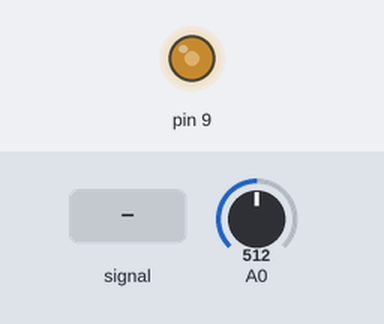
A program run on a simulated Arduino Uno, built with avr-gcc and run on an emulated ATmega328P. On the bench: output pins drawn as LEDs (lit = HIGH). Inputs (shaded band) come from the test bench; at power-on: A0 = 512. What the program prints to the serial monitor is not drawn.

Above: at 1.2 s.
1.3 s: A0 fed a 200 Hz sine of ±81 counts around its level
4.3 s: A0 set to 0
At 5.3 s:
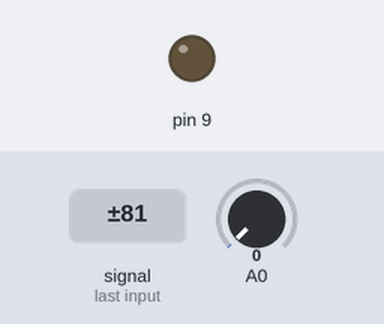
5.8 s: A0 set to 122
At 6.9 s:
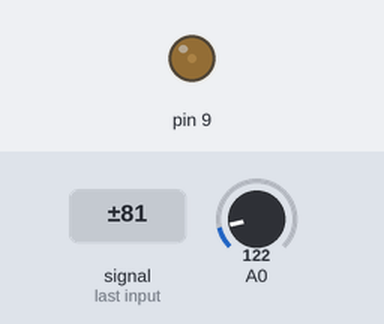
7.3 s: A0 set to 1023
At 8.7 s:
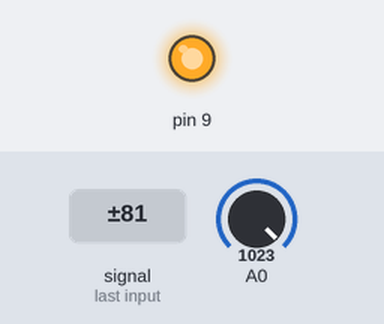
Timing chart, 0 to 9.8 s (numbered marks = the images above; inputs shaded):
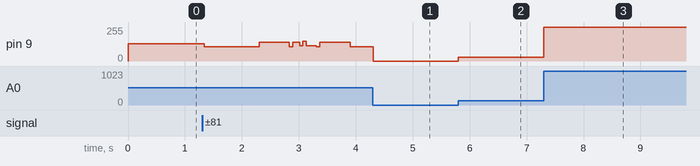

Measured:
- after the input at 4.3 s, pin 9: 108/255 → 0/255 at once
- after the input at 5.8 s, pin 9: 0/255 → 30/255 at once
- after the input at 7.3 s, pin 9: 30/255 → 255/255 at once

The program:

main.cpp
```cpp
#include <Arduino.h>

ISR(ADC_vect) {
    Serial.println("ADC : " + String(ADC));
    OCR1A = ADC;
}

void setup() {
    Serial.begin(115200);

    TCCR1A |= (1 << WGM10) | (1 << WGM11);
    TCCR1B |= (1 << WGM12);
    TCCR1B &= (~(1 << WGM13));

    TCCR1A |= (1 << COM1A1);
    TCCR1A &= (~(1 << COM1A0));

    TCCR1B |= (1 << CS10) | (1 << CS11);
    TCCR1B &= (~(1 << CS12));

    DDRB |= (1 << DDB1);

    SREG |= (1 << 7); // enable global interrupts

    ADMUX &= (~(1 << REFS1)) & (~(1 << REFS0));         // no reference voltage
    ADMUX &= (~(1 << ADLAR));                           // right adjusted
    ADCSRA |= (1 << ADEN) | (1 << ADIE) | (1 << ADATE); // enable ADC, ADC Auto trigger enable, ADC Interrupt Enable
    ADCSRA |= (1 << ADPS2);
    ADCSRA &= (~(1 << ADPS0)) & (~(1 << ADPS1));                                // prescaler = 16
    ADCSRA |= (1 << ADSC);                                                      // start conversion
    ADMUX &= (~(1 << MUX0)) & (~(1 << MUX1)) & (~(1 << MUX2)) & (~(1 << MUX3)); // select A0

    DDRC &= (~(1 << DDC0));

    OCR1A = 512;
}

void loop() {}
```
